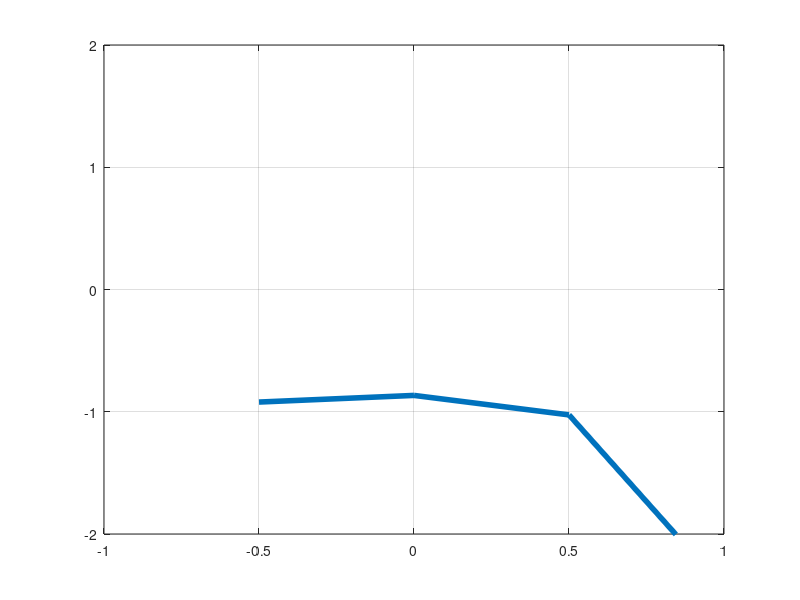
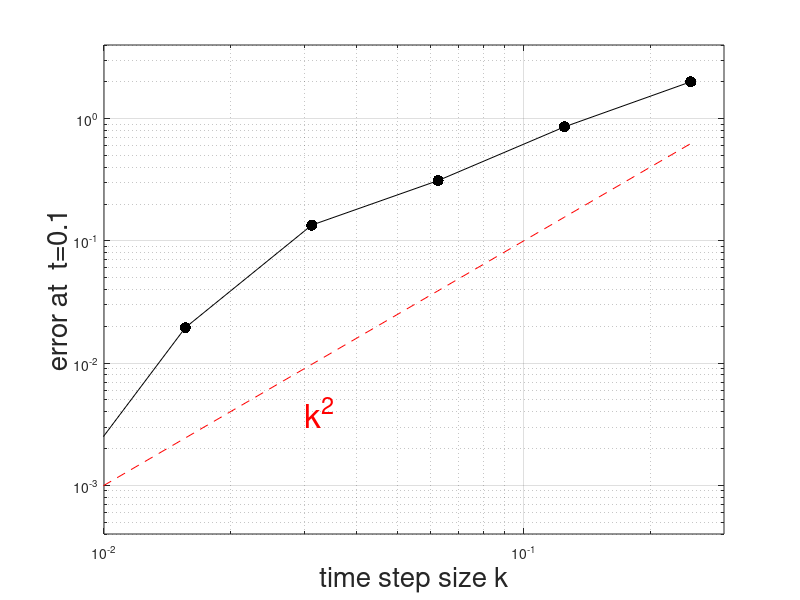
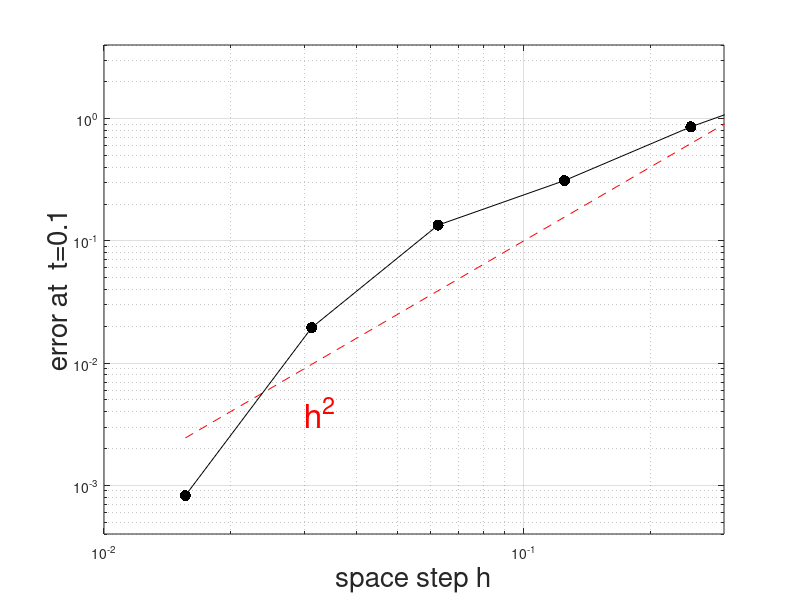

Write the MATLAB code that produced these figures, in order.
% order of accuracy study for leap frog solution of
%   wave eq.  u_tt = u_xx, u(-1) = u(1) = 0.

% Compute solution for various grid sizes:
figure(1)
hh = []; kk = []; uu = [];
for logh = 8:-1:1
  h = 2^(-logh);
  %x = (-1+h:h:1-h)';
  x = (-1+h:h:1)';    % PERIODIC BCs
  k = .5*h;  % try switch to 1.02*h!
  uold = exp(-50*x.^2) + .3*exp(-20*(x-.2).^2);
  u = exp(-50*(x+k).^2) + .3*exp(-20*(x-.2-k).^2);
  % note exact initial value at t=k  (in general, use
  % forward Euler or something else).
  L = length(x);
  a = (2-2*k^2/h^2); b = k^2/h^2;
  main = a*sparse(ones(L,1));
  off  = b*sparse(ones(L-1,1));
  A = diag(main) + diag(off,1) + diag(off,-1);
  A(end,1) = b; A(1,end) = b;                   % PERIODIC BCs
  tmax = 2;
  nsteps = tmax/k;
  hold off, shg
  plt = plot(x,uold,'linewidth',4);
  axis([-1 1 -2 2]), grid;
  disp('paused'); pause
  for step = 2:nsteps
    unew = A*u - uold;                          % leap frog
    uold = u; u = unew;
    set(plt,'ydata',u)
    drawnow
  end
  hh = [hh; h]; kk = [kk; k]; uu = [uu; u(x==0)];
  %pause
end

% Plot deviations of u(x=0,t=2) from finest-grid value:
figure(2); clf;
I = 3:length(kk);
loglog(kk(I),10*kk(I).^2,'--r'), grid on
text(.03,.004,'k^2','fontsize',24,'color','r')
axis([.01 .3 4e-4 4]), grid on, hold on
loglog(kk(I),abs(uu(I)-uu(1)),'.-k','markersize',24)
xlabel('time step size k','fontsize',20)
ylabel('error at  t=0.1','fontsize',20)


figure(3); clf;
I = 3:length(hh);
loglog(hh(I),10*hh(I).^2,'--r'), grid on
text(.03,.004,'h^2','fontsize',24,'color','r')
axis([.01 .3 4e-4 4]), grid on, hold on
loglog(hh(I),abs(uu(I)-uu(1)),'.-k','markersize',24)
xlabel('space step h','fontsize',20)
ylabel('error at  t=0.1','fontsize',20)

